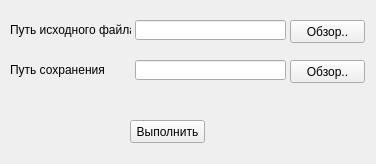
<?xml version="1.0" encoding="UTF-8"?>
<ui version="4.0">
 <class>MainWindow</class>
 <widget class="QMainWindow" name="MainWindow">
  <property name="geometry">
   <rect>
    <x>0</x>
    <y>0</y>
    <width>376</width>
    <height>164</height>
   </rect>
  </property>
  <property name="windowTitle">
   <string>Text Reader</string>
  </property>
  <widget class="QWidget" name="centralwidget">
   <widget class="QPushButton" name="pushButton">
    <property name="geometry">
     <rect>
      <x>290</x>
      <y>20</y>
      <width>75</width>
      <height>23</height>
     </rect>
    </property>
    <property name="text">
     <string>Обзор..</string>
    </property>
   </widget>
   <widget class="QPushButton" name="pushButton_2">
    <property name="geometry">
     <rect>
      <x>290</x>
      <y>60</y>
      <width>75</width>
      <height>23</height>
     </rect>
    </property>
    <property name="text">
     <string>Обзор..</string>
    </property>
   </widget>
   <widget class="QPushButton" name="pushButton_3">
    <property name="geometry">
     <rect>
      <x>130</x>
      <y>120</y>
      <width>75</width>
      <height>23</height>
     </rect>
    </property>
    <property name="text">
     <string>Выполнить</string>
    </property>
   </widget>
   <widget class="QLineEdit" name="lineEdit">
    <property name="geometry">
     <rect>
      <x>135</x>
      <y>20</y>
      <width>151</width>
      <height>20</height>
     </rect>
    </property>
   </widget>
   <widget class="QLineEdit" name="lineEdit_2">
    <property name="geometry">
     <rect>
      <x>135</x>
      <y>60</y>
      <width>151</width>
      <height>20</height>
     </rect>
    </property>
   </widget>
   <widget class="QLabel" name="label">
    <property name="geometry">
     <rect>
      <x>10</x>
      <y>20</y>
      <width>121</width>
      <height>20</height>
     </rect>
    </property>
    <property name="text">
     <string>Путь исходного файла</string>
    </property>
   </widget>
   <widget class="QLabel" name="label_2">
    <property name="geometry">
     <rect>
      <x>10</x>
      <y>60</y>
      <width>121</width>
      <height>20</height>
     </rect>
    </property>
    <property name="text">
     <string>Путь сохранения</string>
    </property>
   </widget>
  </widget>
 </widget>
 <resources/>
 <connections/>
</ui>
